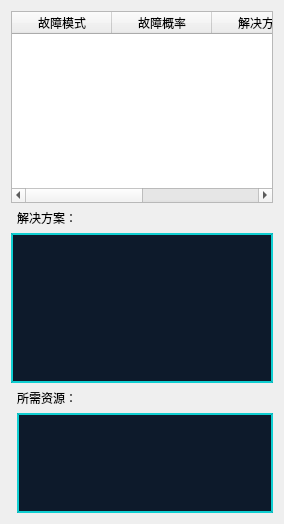
        <widget class="QWidget" name="tab_5">
         <property name="styleSheet">
          <string notr="true">#tab_5{
background-color: rgba(19, 67, 79, 1);
    border-color: rgba(19, 67, 79, 1);
    border: 0px solid rgba(61, 255, 255,0.4);
    margin: 2px;}

</string>
         </property>
         <attribute name="title">
          <string>维修信息</string>
         </attribute>
         <layout class="QGridLayout" name="gridLayout_7">
          <item row="2" column="0" colspan="2">
           <widget class="QTextEdit" name="TextEdRepairPlan">
            <property name="minimumSize">
             <size>
              <width>0</width>
              <height>0</height>
             </size>
            </property>
            <property name="maximumSize">
             <size>
              <width>16777215</width>
              <height>150</height>
             </size>
            </property>
            <property name="styleSheet">
             <string notr="true">
	border:2px solid rgb(17,255,255,200);		
    background-color: rgb(13, 26, 43);
</string>
            </property>
           </widget>
          </item>
          <item row="0" column="0" colspan="2">
           <widget class="QTableWidget" name="tableRepairInfo">
            <property name="focusPolicy">
             <enum>Qt::NoFocus</enum>
            </property>
            <property name="styleSheet">
             <string notr="true"/>
            </property>
            <property name="editTriggers">
             <set>QAbstractItemView::DoubleClicked</set>
            </property>
            <property name="selectionBehavior">
             <enum>QAbstractItemView::SelectRows</enum>
            </property>
            <attribute name="verticalHeaderVisible">
             <bool>false</bool>
            </attribute>
            <column>
             <property name="text">
              <string>故障模式</string>
             </property>
            </column>
            <column>
             <property name="text">
              <string>故障概率</string>
             </property>
            </column>
            <column>
             <property name="text">
              <string>解决方案</string>
             </property>
            </column>
            <column>
             <property name="text">
              <string>所需资源</string>
             </property>
            </column>
           </widget>
          </item>
          <item row="1" column="1">
           <widget class="QLabel" name="label_18">
            <property name="text">
             <string>解决方案：</string>
            </property>
           </widget>
          </item>
          <item row="3" column="1">
           <widget class="QLabel" name="label_19">
            <property name="text">
             <string>所需资源：</string>
            </property>
           </widget>
          </item>
          <item row="4" column="1">
           <widget class="QTextEdit" name="TextEdRepairResource">
            <property name="maximumSize">
             <size>
              <width>16777215</width>
              <height>100</height>
             </size>
            </property>
            <property name="styleSheet">
             <string notr="true">
	border:2px solid rgb(17,255,255,200);		
    background-color: rgb(13, 26, 43);
</string>
            </property>
           </widget>
          </item>
         </layout>
        </widget>
